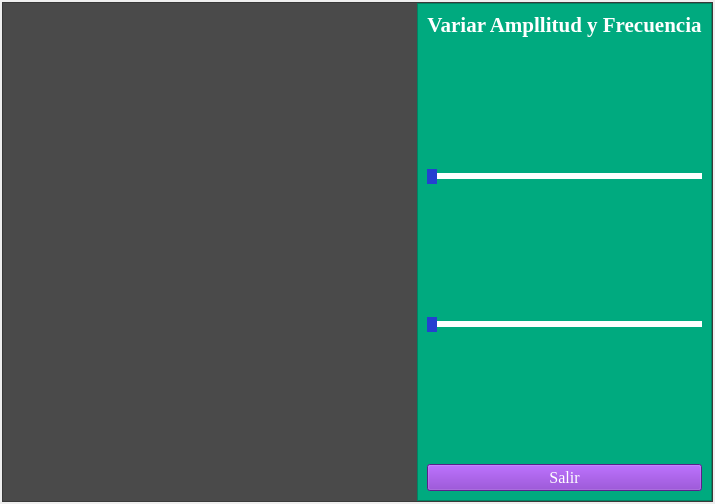
<?xml version="1.0" encoding="UTF-8"?>
<ui version="4.0">
 <class>MainWindow</class>
 <widget class="QMainWindow" name="MainWindow">
  <property name="geometry">
   <rect>
    <x>0</x>
    <y>0</y>
    <width>715</width>
    <height>500</height>
   </rect>
  </property>
  <property name="windowTitle">
   <string>MainWindow</string>
  </property>
  <widget class="QWidget" name="centralwidget">
   <property name="minimumSize">
    <size>
     <width>0</width>
     <height>0</height>
    </size>
   </property>
   <layout class="QVBoxLayout" name="verticalLayout">
    <property name="leftMargin">
     <number>2</number>
    </property>
    <property name="topMargin">
     <number>2</number>
    </property>
    <property name="rightMargin">
     <number>2</number>
    </property>
    <property name="bottomMargin">
     <number>2</number>
    </property>
    <item>
     <widget class="QFrame" name="frame">
      <property name="minimumSize">
       <size>
        <width>500</width>
        <height>500</height>
       </size>
      </property>
      <property name="styleSheet">
       <string notr="true">background-color: rgb(74, 74, 74);</string>
      </property>
      <property name="frameShape">
       <enum>QFrame::StyledPanel</enum>
      </property>
      <property name="frameShadow">
       <enum>QFrame::Raised</enum>
      </property>
      <layout class="QHBoxLayout" name="horizontalLayout" stretch="2,1">
       <property name="spacing">
        <number>0</number>
       </property>
       <property name="leftMargin">
        <number>0</number>
       </property>
       <property name="topMargin">
        <number>0</number>
       </property>
       <property name="rightMargin">
        <number>0</number>
       </property>
       <property name="bottomMargin">
        <number>0</number>
       </property>
       <item>
        <layout class="QVBoxLayout" name="verticalLayout_grafica"/>
       </item>
       <item>
        <widget class="QFrame" name="frame_2">
         <property name="styleSheet">
          <string notr="true">background-color: rgb(0, 170, 127);</string>
         </property>
         <property name="frameShape">
          <enum>QFrame::StyledPanel</enum>
         </property>
         <property name="frameShadow">
          <enum>QFrame::Raised</enum>
         </property>
         <layout class="QVBoxLayout" name="verticalLayout_2">
          <item>
           <widget class="QLabel" name="label">
            <property name="font">
             <font>
              <family>Times New Roman</family>
              <pointsize>16</pointsize>
              <weight>75</weight>
              <bold>true</bold>
             </font>
            </property>
            <property name="styleSheet">
             <string notr="true">color: #FFFFFF;</string>
            </property>
            <property name="text">
             <string>Variar Ampllitud y Frecuencia</string>
            </property>
            <property name="alignment">
             <set>Qt::AlignCenter</set>
            </property>
           </widget>
          </item>
          <item>
           <spacer name="verticalSpacer_3">
            <property name="orientation">
             <enum>Qt::Vertical</enum>
            </property>
            <property name="sizeHint" stdset="0">
             <size>
              <width>20</width>
              <height>40</height>
             </size>
            </property>
           </spacer>
          </item>
          <item>
           <widget class="QSlider" name="Slider1">
            <property name="styleSheet">
             <string notr="true">QSlider::groove:horizontal {
	border: 1px solid #F78743;
	height: 4px;
	background: #F78743;

}

QSlider::handle:horizontal {
	background: #2440D0;
	width: 10px; 
	height:10px;

	left: 11px; 
	right: 11px;

	margin: -12px;	 
	border-radius: 4px;

}

QSlider::add-page:horizontal{
	background-color: white; 
	border: 1px solid white;
}</string>
            </property>
            <property name="orientation">
             <enum>Qt::Horizontal</enum>
            </property>
           </widget>
          </item>
          <item>
           <spacer name="verticalSpacer_2">
            <property name="orientation">
             <enum>Qt::Vertical</enum>
            </property>
            <property name="sizeHint" stdset="0">
             <size>
              <width>20</width>
              <height>40</height>
             </size>
            </property>
           </spacer>
          </item>
          <item>
           <widget class="QSlider" name="Slider2">
            <property name="styleSheet">
             <string notr="true">QSlider::groove:horizontal {
	border: 1px solid #F78743;
	height: 4px;
	background: #F78743;

}

QSlider::handle:horizontal {
	background: #2440D0;
	width: 10px; 
	height:10px;

	left: 11px; 
	right: 11px;

	margin: -12px;	 
	border-radius: 4px;

}

QSlider::add-page:horizontal{
	background-color: white; 
	border: 1px solid white;
}</string>
            </property>
            <property name="orientation">
             <enum>Qt::Horizontal</enum>
            </property>
           </widget>
          </item>
          <item>
           <spacer name="verticalSpacer">
            <property name="orientation">
             <enum>Qt::Vertical</enum>
            </property>
            <property name="sizeHint" stdset="0">
             <size>
              <width>20</width>
              <height>40</height>
             </size>
            </property>
           </spacer>
          </item>
          <item>
           <widget class="QPushButton" name="pushButton">
            <property name="font">
             <font>
              <family>Times New Roman</family>
              <pointsize>12</pointsize>
             </font>
            </property>
            <property name="cursor">
             <cursorShape>ArrowCursor</cursorShape>
            </property>
            <property name="styleSheet">
             <string notr="true">background-color: rgb(126, 43, 194);
color: #FFFFFF;</string>
            </property>
            <property name="text">
             <string>Salir</string>
            </property>
           </widget>
          </item>
         </layout>
        </widget>
       </item>
      </layout>
     </widget>
    </item>
   </layout>
  </widget>
 </widget>
 <resources/>
 <connections>
  <connection>
   <sender>pushButton</sender>
   <signal>clicked()</signal>
   <receiver>MainWindow</receiver>
   <slot>close()</slot>
   <hints>
    <hint type="sourcelabel">
     <x>570</x>
     <y>486</y>
    </hint>
    <hint type="destinationlabel">
     <x>567</x>
     <y>499</y>
    </hint>
   </hints>
  </connection>
 </connections>
</ui>
